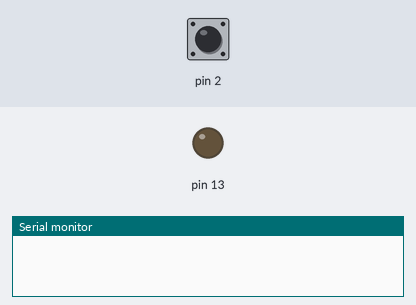
Recording of a sketch running on a simulated Arduino Uno, built with avr-gcc and run on an emulated ATmega328P. Parts: output pins drawn as LEDs (lit = HIGH), the last lines printed to the serial monitor. The test bench sets the inputs (shaded band); at power-on: pin 2 LOW.

Above: at 1.2 s.
1.3 s: pin 2 driven HIGH
2.8 s: pin 2 driven LOW
4.3 s: pin 2 pulsed HIGH 2 times (0.12 s each, 0.3 s apart)
At 5.1 s:
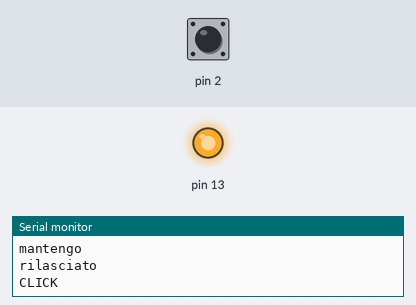
Timing chart, 0 to 7.3 s (numbered marks = the images above; inputs shaded):
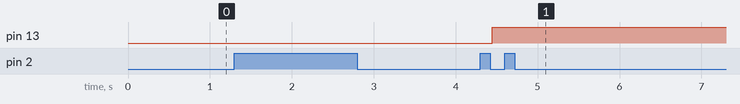

Measured:
- after the input at 4.3 s, pin 13: LOW → HIGH after 0.15 s

The sketch:

469-click_e_longclick.ino
```cpp
/**
 * 469 - Un click e accendo il led.
 * Per spegnerlo tengo premuto il tasto per almeno 1 sec
 *
 * 1 led su pin 13 con res da 390ohm
 * 1 button con res di pullup da 10k sul pin 2
 */

bool tasto;
bool prev_tasto;
unsigned long t0; //memorizza il numero di millis a inizio conteggio
unsigned long dt;

void setup() {
  Serial.begin(9600);
  pinMode(2, INPUT);
  pinMode(13, OUTPUT);
}

void loop() {
  tasto = digitalRead(2);

  //individuo il fronte di salita
  if (!prev_tasto && tasto) {
    Serial.println("premuto");
    t0 = millis();
  }

  if (prev_tasto && tasto) {
    Serial.println("mantengo");
    dt = millis() - t0;
    if (dt > 1000) {
      Serial.println("LONG CLICK");
      digitalWrite(13, LOW);
    }
  }

  //individuo il fronte di discesa
  if (prev_tasto && !tasto) {
    Serial.println("rilasciato");
    if (dt < 1000) {
      Serial.println("CLICK");
      digitalWrite(13, HIGH);
    }
  }
  //salvo il valore di stato in prev_stato
  prev_tasto = tasto;
}
```
